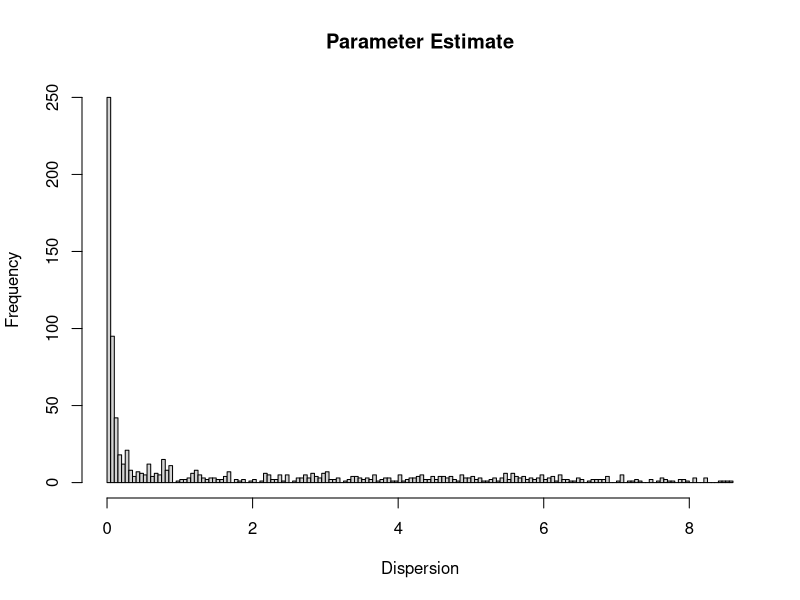

Source code (R):
#setwd("~/Desktop/thesis/Thesis") # Laptop
setwd("~/GitHub/Thesis")

data <- read.table("mallows_data.txt",header = FALSE)

Dispersion <- matrix(data = NA, nrow = dim(data)[1], ncol = dim(data)[2])

for (i in 1:dim(data)[2]) {
  Dispersion[,i] <- c(as.numeric(data[[i]]))
}

hist(Dispersion, breaks = 200, main = "Parameter Estimate")

